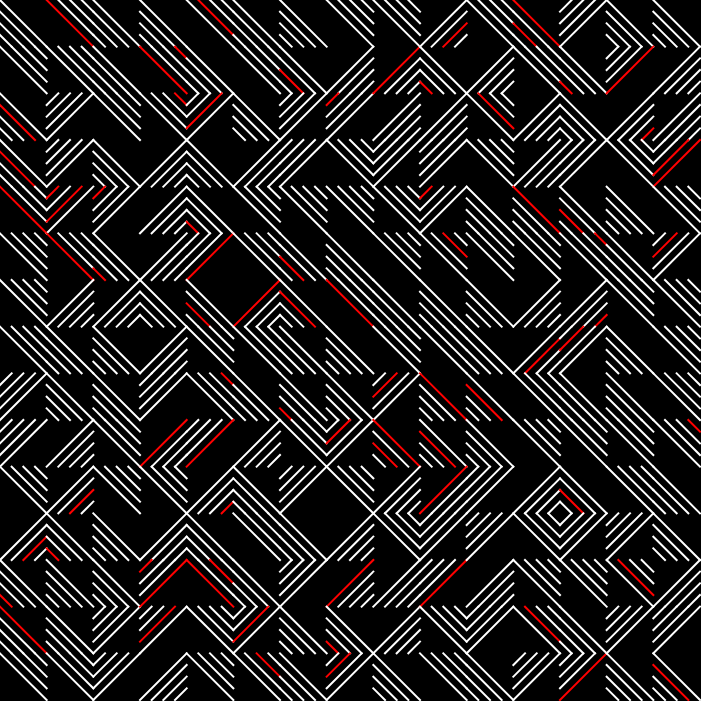
Frame 1 (no input)
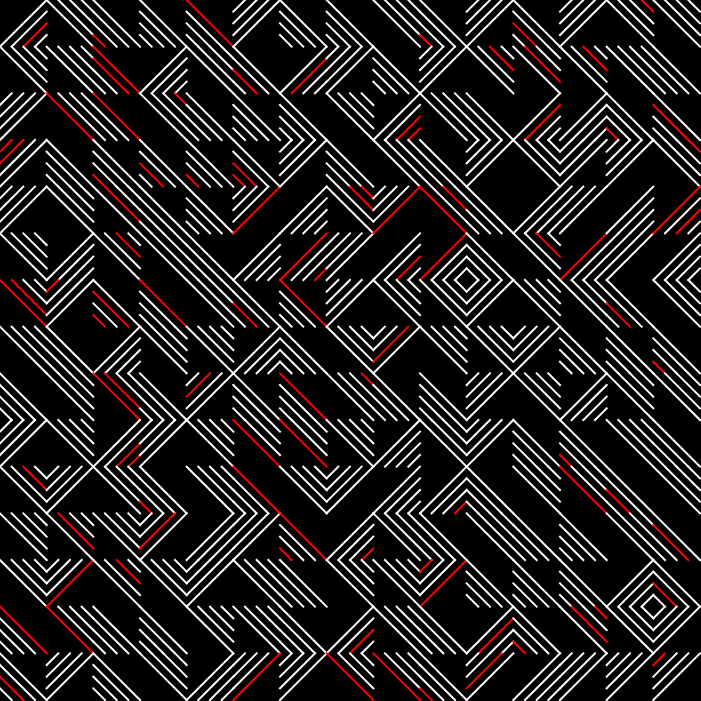
Frame 2 (the mouse pressed at the canvas centre, redrawn once)

The p5.js sketch that drew these frames (run headless with seeded random() and noise() and a simulated clock; the mouse was pressed at the canvas centre and the sketch redrawn once):

// p5.js sketch
// ── sketch.js
let grid, grid0;

function setup() {
  createCanvas(701, 701);   
  colorMode(HSB);
  ellipseMode(CORNER);

  //Cones
  //grid = new Grid(10,10, SHAPES.drawConeShape);

  //One diagonal line per cell, with two layers
  //grid0 = new Grid(50,50, SHAPES.drawDiagonalLine0);
  //grid = new Grid(25,25, SHAPES.drawDiagonalLine);

  //Multiple diagonal lines per cell
  grid0 = new Grid(30,30, SHAPES.drawDiagonalLines0);
  grid = new Grid(15,15, SHAPES.drawDiagonalLines);
}

function draw() {
  background(0);
  
  /*
  grid0.draw();
  grid.draw();
  */

 // grid0.draw();
  grid.draw();



  noLoop();
}
// ── grid.js
class Grid {

    constructor(xTileCount, yTilesCount, tileDrawFunc){
        this.w = xTileCount;
        this.h = yTilesCount;
        this.tileSizeWidth = (width-1) / this.w;
        this.tileSizeHeight = (height-1) / this.h;
        this.tileDrawFunc = tileDrawFunc || this._getDefaultTileDrawFunc();
    }


    _getDefaultTileDrawFunc() {
        return (x,y,w,h) => {
            translate(x, y);
            noFill();
            stroke(0);
            strokeWeight(2)
            rect(0, 0, w, h);
        }
    }

    draw() {
        for(let i = 0; i < this.h; i++) {
            for(let j = 0; j < this.w; j++) {
                push();
               
                this.tileDrawFunc(
                    this.tileSizeWidth * i, 
                    this.tileSizeHeight * j ,
                    this.tileSizeWidth, 
                    this.tileSizeHeight);

                pop();
            }
        }
    }
}
// ── shapes.js

/* Collection of drawing functions that draws a shape on position x,y
   Requires: P5.js base script */
const SHAPES = {

    drawConeShape : (x,y,w,h) => {
        const radius = w/2;
        const count = 7;
        const shrinkStepSize = (radius*2)/count;
        const angle = generateRandom(-TWO_PI, TWO_PI);
        const xOff = map(cos(angle), -1, 1, -radius  / count, radius/count) * random(0.7,0.9);
        const yOff = map(sin(angle), -1, 1, -radius  / count, radius/count) * random(0.7,0.9);
      
        translate(x, y);
      
        stroke(0);
        //const randomHue = random(360);
        for(let i = 0; i < count; i++){
          const w = radius * 2 - i * shrinkStepSize;
      
          // Determine color
          //fill(randomHue, 75, 10 + i * ((100-10)/count ));
          
          // Determine cone "offset"
          const x = i * shrinkStepSize/2 + xOff * i;
          const y = i * shrinkStepSize/2 + yOff * i;
           
          ellipse(x, y, w);
        } 
      },

      drawDiagonalLine : (x,y,w,h) => {
        translate(x, y);
      
        const fatLine = SHAPES.helpers.coinFlip(-0.15);
      
        strokeWeight(fatLine ? 10 : 5);
      
        if(fatLine) {
          stroke(150,80,80);
          strokeCap(ROUND);
        }
        else {
          stroke(25);
          strokeCap(SQUARE);
        }
      
        if(SHAPES.helpers.coinFlip()) {
          line(0,0, w,h);
        }else {
          line(w,0,0,h);
        }
      },
      
      drawDiagonalLine0 : (x,y,w,h) => {
        translate(x, y);
      
        const fatLine = SHAPES.helpers.coinFlip(-0.25);
      
        strokeWeight(fatLine ? 6 : 3);
      
        if(fatLine) {
          stroke(150,80,35);
          strokeCap(ROUND);
        }
        else {
          stroke(10);
          strokeCap(SQUARE);
        }
      
        if(SHAPES.helpers.coinFlip()) {
          line(0,0, w,h);
        }else {
          line(w,0,0,h);
        }
      },

      drawDiagonalLines : (x,y,w,h) => {
          const count = 4;
          const stepSizeX = (w) / count;
          const stepSizeY = (h) / count;

          translate(x, y);
          stroke(100);
          strokeWeight(2);
          strokeCap(PROJECT);

          const maybeColorLine = () => {
            if(SHAPES.helpers.percentChance(10)) {
                stroke(0,100,100);
            }
            else {
                stroke(100);
            }
          }

          const loop = (drawFunc) => {
            for(let i = 0; i < count; i++){
                maybeColorLine();
                drawFunc(i);
            }
          }

          switch(SHAPES.helpers.randomInt(1,4)) {
            // Top-left
            case 1: loop((i) => line(w - i * stepSizeX, 0, 0 , h - i * stepSizeY)); break;

            // Top-right
            case 2: loop((i) => line(0 + i * stepSizeX, 0, w, h - i * stepSizeY)); break;

            // Bottom-left
            case 3: loop((i) => line(0, i * stepSizeY, w - i * stepSizeX, h)); break;

            // Bottom-right
            case 4: loop((i) => line(w, 0 + i * stepSizeY, 0 + i*stepSizeX , h)); break;           
          }
      },

      drawDiagonalLines0 : (x,y,w,h) => {
        const count = 5;
        const stepSizeX = (w) / count;
        const stepSizeY = (h) / count;

        translate(x, y);

        const fatLine = SHAPES.helpers.coinFlip(-0.45);
    
        strokeWeight(fatLine ? 2 : 1);
        strokeCap(PROJECT);
        stroke(75);

        const quadrant = SHAPES.helpers.randomInt(1,4);
        switch(quadrant) {
            // Top-left
            case 1:
              for(let i = 0; i < count; i++){
                  line(w - i * stepSizeX, 0, 0 , h - i*stepSizeY);
              }
              break;

            // Top-right
            case 2:
              for(let i = 0; i < count; i++){
                  line(0 + i * stepSizeX, 0, w, h - i * stepSizeY);
              }
              break;

             // Bottom-left
             case 3:
              for(let i = 0; i < count; i++){
                  line(0, i*stepSizeY, w - i * stepSizeX, h);
              }
              break;

             // Bottom-right
             case 4:
              for(let i = 0; i < count; i++){
                  line(w, 0 + i * stepSizeY, 0 + i*stepSizeX , h);
              }
              break;
          
        }
    },

      helpers : {
         coinFlip : (bias) => {
            if(!bias) bias = 0;
            return random(1,2) < 1.5 + bias;
          },

          randomInt : (min, max) => {
            return Math.round(random(min, max));
          },

          percentChance : (percent) => {
              return SHAPES.helpers.randomInt(0,100) < percent;
          }
      }
}
